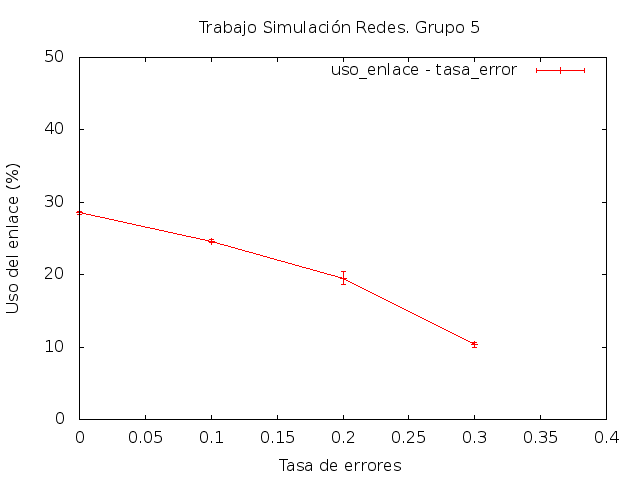

Write gnuplot code to recreate this figure.
set terminal png
set output "grafica2.png"
set title "Trabajo Simulación Redes. Grupo 5"

set xlabel "Tasa de errores"
set ylabel "Uso del enlace (%)"

set xrange [0:0.4]
set yrange [0:50]

plot "trabajo_final_errores1.dat" title "uso_enlace - tasa_error " with yerrorlines

pause -1